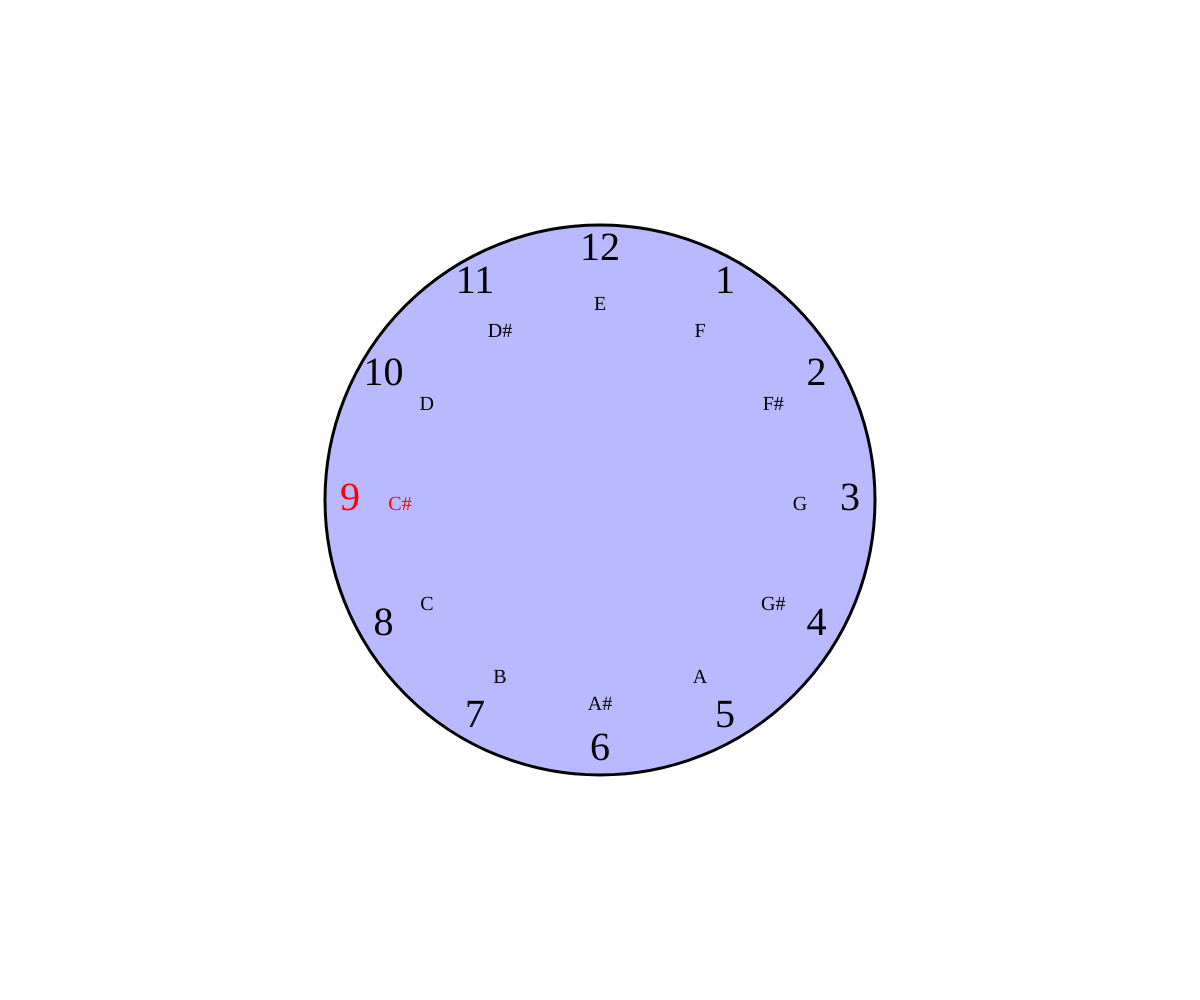
Frame 1 (no input)
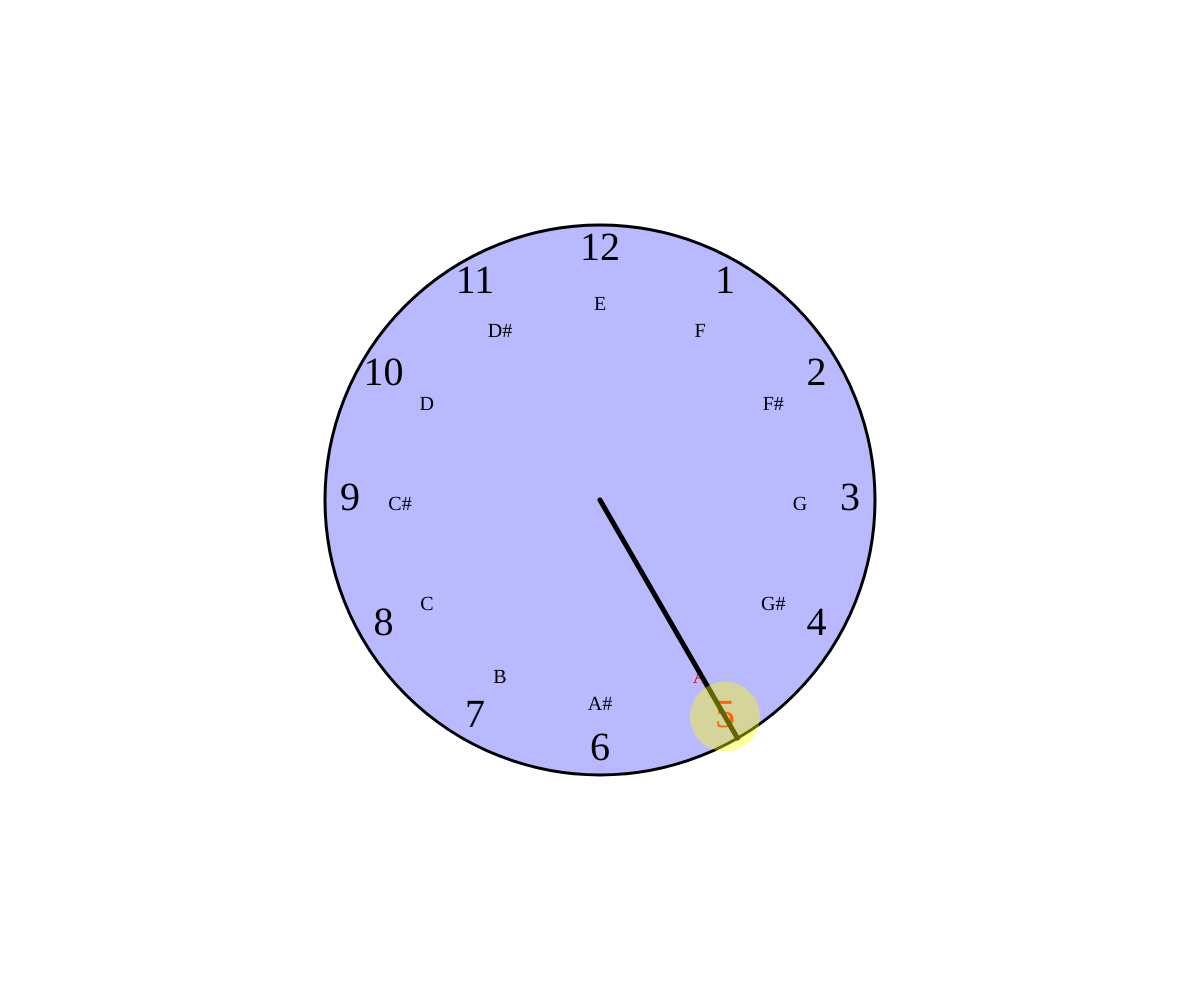
Frame 60 (no input)
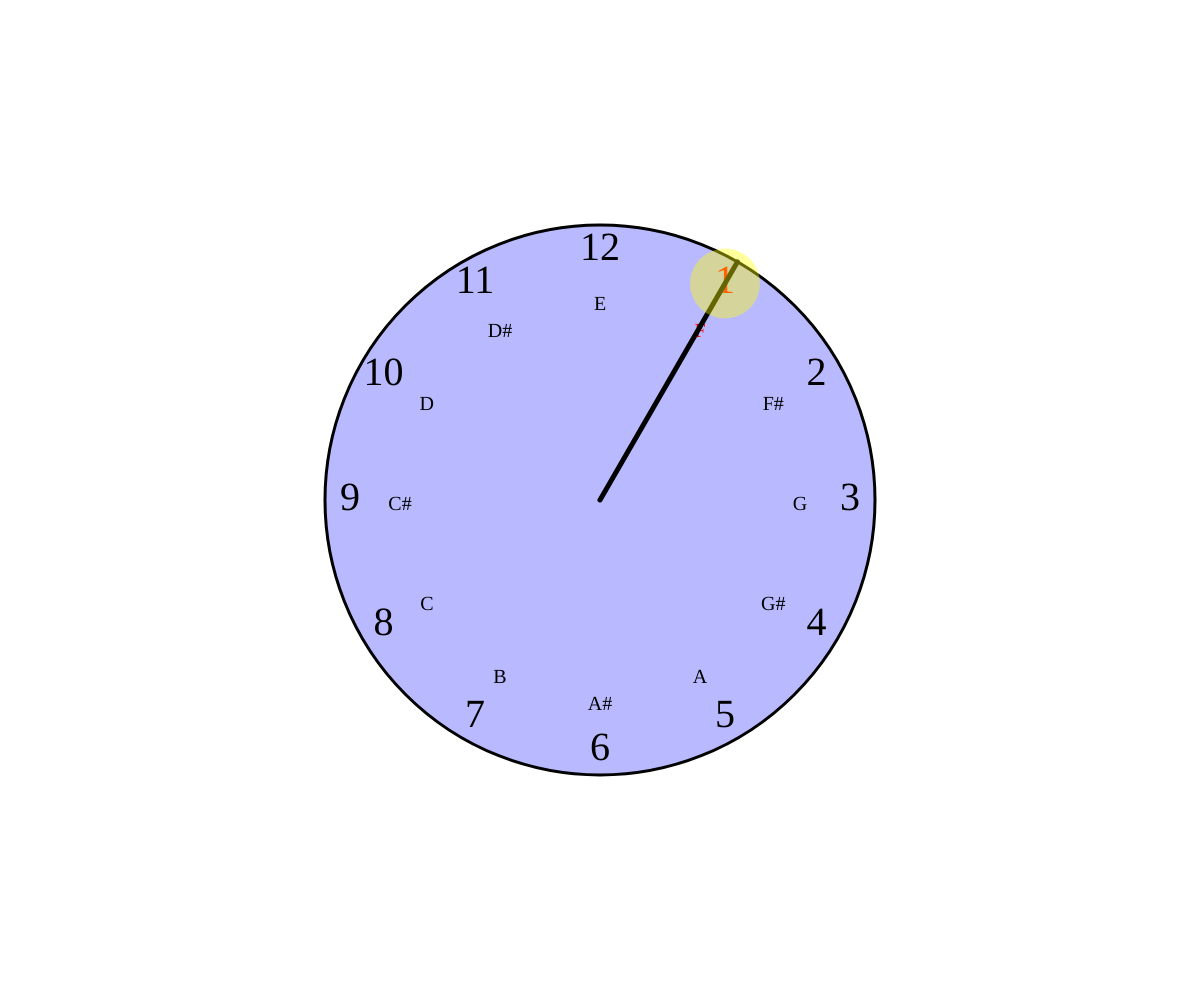
Frame 120 (the mouse pressed at the canvas centre since frame 60)

The p5.js sketch that drew these frames (run headless with seeded random() and noise() and a simulated clock; from frame 60 on, the mouse is pressed at the canvas centre):

// p5.js sketch
// ── sketch.js
//TODO
//1. add notes beside clock numbers depending on key signature
//2. light up numbers in addition to circle
//3. fade in highlight?


function setup() {
	createCanvas(windowWidth, windowHeight);
	angleMode(DEGREES);
	textAlign(CENTER);
	textFont(clockFont);
}

function draw() {
	clear();
	
	var m = millis();
	var numBeats = m * bpm * (1/60);

	var periodBars = 12 / interval * dur;
	var periodMS = periodBars * 4 / bpm * 60000;
	var k = 360 / periodMS;

	var circleX = windowWidth/2;
	var circleY = windowHeight/2;
	var circleRad = windowHeight/4;


	//show grid for checking
	if (grid == true) drawGrid();

	drawCircle(circleX, circleY, circleRad);
	drawNumbers(circleX, circleY, circleRad);

	//start animating after a delay because otherwise it cuts off the first bit
	if (m > delayedStart) {
		animateMinuteHand(circleX, circleY, circleRad, m - delayedStart, k);
		highlightNumbers(circleX, circleY, circleRad, m - delayedStart, k); //TODO
	}
}

function highlightNumbers(circleX, circleY, circleRad, m, k) {
	var currNote = getCurrNote();
	var angle = -k * m + phaseShift;
	var phaseShift = getPhaseShift();

	//highlight current circle
	for (var i = 0; i < angleTable[0].length; i++) {
		if (currNote == angleTable[0][i]) {
			currAngle = angleTable[1][i];
			
			setAesthetics('highlight');
			ellipse(circleX + circleRad * cos(currAngle), circleY - circleRad * sin(currAngle), 70);
		}
	}
}

function getCurrNote() {
	var m = millis();
	var numBeats = (m - delayedStart) * bpm * (1/60000) - dur;
	var numNotes = round(numBeats / dur / 4);
	var currNote = (startingNumber + numNotes * interval) % 12;
	if (currNote == 0) currNote = 12;
	return currNote;
}

function getPhaseShift() {
	for (var i = 0; i < angleTable[0].length; i++) {
		if (angleTable[0][i] == startingNumber) return angleTable[1][i];
	}	
}

function animateMinuteHand(circleX, circleY, circleRad, m, k) {
	var phaseShift = getPhaseShift();
	var angle = -k * m + phaseShift;

	setAesthetics('minute hand');
	line(circleX, circleY, circleX + (circleRad + radAdjust/2) * cos(angle), circleY - (circleRad + radAdjust/2) * sin(angle));
}

function drawCircle(circleX, circleY, circleRad) {
	setAesthetics('circle');
	ellipse(circleX, circleY, 2 * circleRad + radAdjust);
}

function drawNumbers(circleX, circleY, circleRad) {
	var currNote = getCurrNote();
	var keyIndex = getDo();
	print(keyIndex);

	for (var i = 0; i < angleTable[0].length; i++) {
		
		//draw numbers
		var x = circleX + circleRad * cos(angleTable[1][i]);
		var y = circleY - circleRad * sin(angleTable[1][i]) + yAdjust;

		setAesthetics('numbers');
		if (angleTable[0][i] == currNote) fill(255, 0, 0, 255);
		else fill(0);
		text(angleTable[0][i], x, y);


		//draw notes
		var x = circleX + 0.8 * circleRad * cos(angleTable[1][i]);
		var y = circleY - 0.8 * circleRad * sin(angleTable[1][i]) + yAdjust;
		var k = (12 + keyIndex - i) % 12;

		setAesthetics('notes');
		text(notesTable[k], x, y);
	}
}

function getDo() {
	var key = 'G';
	for (var i = 0; i < notesTable.length; i++) {
		if (notesTable[i] == key) return i;
	}
}

//set parameters like fill, stroke, etc. depending on what's being drawn
function setAesthetics(item) {
	if (item == 'highlight') {
		fill(255, 255, 0, 100);
		noStroke();
	}

	else if (item == 'minute hand') {
		stroke(minuteHandStroke);
		fill(minuteHandFill);
		strokeWeight(minuteHandStrokeWeight);
	}

	else if (item == 'circle') {
		stroke(clockStroke);
		strokeWeight(circleWidth);
		fill(0, 0, 255, 70); //how to bring this in from parameters?	
	}

	else if(item == 'numbers') {
		textSize(clockFontSize);
		noStroke();
	}

	else if (item == 'notes') {
		textSize(noteFontSize);
	}
}

function drawGrid() {
	textSize(gridFontSize);
	strokeWeight(gridStrokeWeight);
	for (var i = 0; i < 10; i++) {
		for (var j = 0; j < 10; j++) {
			var x = floor(windowWidth/10 * i);
			var y = floor(windowHeight/10 * j);
			text(str(x) + ","+ str(y), x, y);
		}
	}
}
// ── parameters.js
//VERSIONS
var grid = false; //turn grid on or off for checking coordinates

//CLOCK PARAMETERS
var clockStroke = 0;
var circleWidth = 3;
var radAdjust = 50;
var clockFill = (0, 0, 255, 70);

//HOUR MARKING PARAMETERS
var yAdjust = 10;
var clockFontSize = 40;
var clockFont = 'Georgia';
var angleTable = [[3, 2,  1,  12, 11,  10,  9,   8,   7,   6,   5,   4],
				  [0, 30, 60, 90, 120, 150, 180, 210, 240, 270, 300, 330]];

//TIMING PARAMETERS
var bpm = 120;
var delayedStart = 500;

//PATTERN PARAMETERS
var dur = 1/4;
var interval = -2;
var startingNumber = 7;

//GRID PARAMATERS
var gridFontSize = 10;
var gridStrokeWeight = 1;

//MINUTE HAND PARAMETERS
var minuteHandStroke = 0;
var minuteHandFill = 0;
var minuteHandStrokeWeight = 5;

//NOTE PARAMETERS
//for some reason i have to define key signature in getDo method
var noteFontSize = 20;
var notesTable = ['A', 'A#', 'B', 'C', 'C#', 'D', 'D#', 'E', 'F', 'F#', 'G', 'G#'];
//var key = 'C#';
